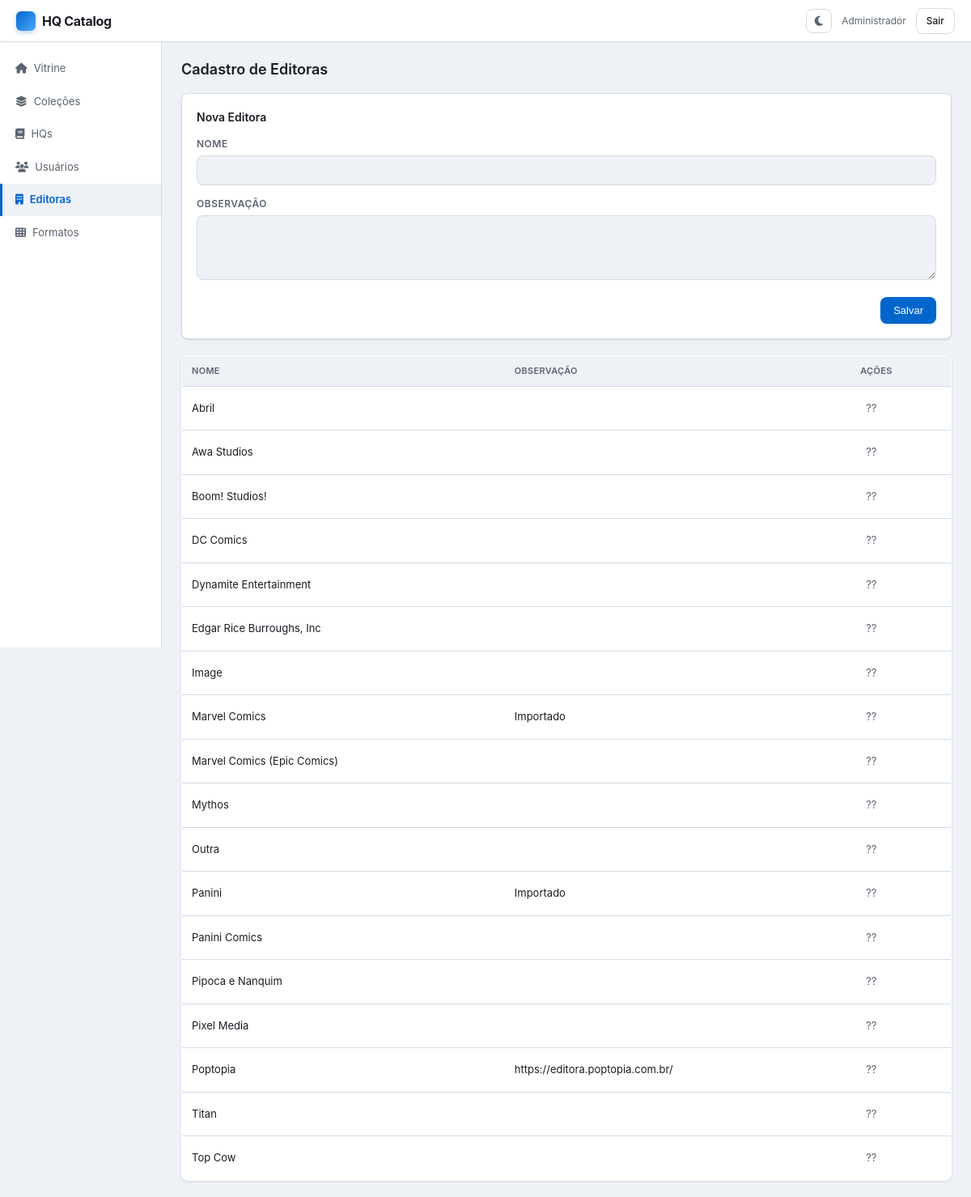
Screenshot of /editoras.php (signed in) with the database file from the repository.
### tables this page shows
CREATE TABLE editoras (
            id INTEGER PRIMARY KEY AUTOINCREMENT,
            nome TEXT UNIQUE NOT NULL,
            observacao TEXT DEFAULT '',
            created_at DATETIME DEFAULT CURRENT_TIMESTAMP
        );

### editoras.php (the view, shortened to what this page needs)
<?php
$db = getDB();
$editoras = $db->query("SELECT * FROM editoras ORDER BY nome")->fetchAll();
$edit = null;
?>
<!DOCTYPE html>
<html lang="pt-BR">
<head>
    <link rel="stylesheet" href="style.css">
    <link rel="stylesheet" href="https://cdnjs.cloudflare.com/ajax/libs/font-awesome/6.5.1/css/all.min.css">
</head>
<body>
    <?php include 'header.php'; ?>
    <main class="main-content">
        <div class="page-header"><h2>Cadastro de Editoras</h2></div>
        <div class="form-section">
            <h3><?= $edit ? 'Editar' : 'Nova' ?> Editora</h3>
            <form method="POST">
                <div class="form-group"><label>Nome</label><input type="text" name="nome" value="<?= htmlspecialchars($edit['nome'] ?? '') ?>" required></div>
                <div class="form-group"><label>Observação</label><textarea name="observacao" rows="2"><?= htmlspecialchars($edit['observacao'] ?? '') ?></textarea></div>
                <div class="form-actions">
                    <button type="submit" class="btn btn-primary">Salvar</button>
                </div>
            </form>
        </div>
        <table class="data-table" style="margin-top:20px">
            <thead><tr><th>Nome</th><th>Observação</th><th>Ações</th></tr></thead>
            <tbody>
            <?php foreach ($editoras as $e): ?>
                <tr>
                    <td><?= htmlspecialchars($e['nome']) ?></td>
                    <td><?= htmlspecialchars($e['observacao']) ?></td>
                    <td><a href="editoras.php?edit=<?= $e['id'] ?>" class="btn-icon">??</a></td>
                </tr>
            <?php endforeach; ?>
            </tbody>
        </table>
    </main>
</body>
</html>

### style.css (style rules this page uses)
:root { --bg: #eef1f6; --surface: #ffffff; --surface-hover: #f4f6f9; --header-bg: #ffffff; --header-border: #d5dbe3; --text: #1a1d23; --text-secondary: #5a6470; --border: #d5dbe3; --border-strong: #b8c0cc; --primary: #0066cc; --primary-hover: #0052a3; --danger: #cc0000; --success: #00875a; --warning: #d97706; --shadow: 0 1px 3px rgba(0,0,0,0.08), 0 1px 2px rgba(0,0,0,0.05); --shadow-hover: 0 8px 25px rgba(0,0,0,0.15); --overlay: rgba(0,0,0,0.5); --radius: 8px; --transition: 0.2s ease; }
* { margin: 0; padding: 0; box-sizing: border-box; }
body { font-family: -apple-system, BlinkMacSystemFont, 'Segoe UI', Roboto, sans-serif; background: var(--bg); color: var(--text); font-size: 14px; line-height: 1.5; transition: background var(--transition), color var(--transition); }
.form-group { margin-bottom: 14px; }
.form-group label { display: block; margin-bottom: 5px; font-size: 12px; font-weight: 600; color: var(--text-secondary); text-transform: uppercase; letter-spacing: 0.5px; }
.form-group input, .form-group select, .form-group textarea { width: 100%; padding: 10px 12px; border: 1.5px solid var(--border); border-radius: 8px; font-size: 13px; background: var(--bg); color: var(--text); transition: border-color var(--transition), box-shadow var(--transition); }
.form-group textarea { resize: vertical; min-height: 80px; }
.form-actions { display: flex; gap: 8px; justify-content: flex-end; margin-top: 16px; }
.form-section { background: var(--surface); border-radius: var(--radius); padding: 18px; margin-bottom: 16px; border: 1px solid var(--border); box-shadow: var(--shadow); }
.form-section h3 { font-size: 14px; font-weight: 600; margin-bottom: 14px; }
.btn { display: inline-flex; align-items: center; gap: 6px; padding: 9px 16px; border: none; border-radius: 8px; font-size: 13px; font-weight: 500; cursor: pointer; text-decoration: none; transition: all var(--transition); }
.btn-primary { background: var(--primary); color: white; box-shadow: 0 1px 2px rgba(0,102,204,0.2); }
.btn-icon { background: none; border: none; cursor: pointer; padding: 7px; border-radius: 6px; color: var(--text-secondary); text-decoration: none; font-size: 13px; transition: all var(--transition); display: inline-flex; align-items: center; justify-content: center; }
.main-content { flex: 1; margin-left: 200px; padding: 20px 24px; max-width: 1400px; }
.data-table { width: 100%; border-collapse: collapse; background: var(--surface); border-radius: var(--radius); overflow: hidden; border: 1px solid var(--border); box-shadow: var(--shadow); }
.data-table th { background: var(--bg); padding: 10px 12px; text-align: left; font-size: 11px; text-transform: uppercase; color: var(--text-secondary); letter-spacing: 0.3px; font-weight: 600; border-bottom: 1px solid var(--border); }
.data-table td { padding: 10px 12px; border-bottom: 1px solid var(--border); font-size: 13px; }
.data-table tbody tr:last-child td { border-bottom: none; }
.page-header { display: flex; justify-content: space-between; align-items: center; margin-bottom: 16px; }
.page-header h2 { font-size: 18px; font-weight: 600; }

### rows the page displays
editoras: nome "Abril"
editoras: nome "Awa Studios"
editoras: nome "Boom! Studios!"
editoras: nome "DC Comics"
editoras: nome "Dynamite Entertainment"
editoras: nome "Edgar Rice Burroughs, Inc"
editoras: nome "Image"
editoras: nome "Marvel Comics", observacao "Importado"
editoras: nome "Marvel Comics (Epic Comics)"
editoras: nome "Mythos"
editoras: nome "Outra"
editoras: nome "Panini", observacao "Importado"
editoras: nome "Panini Comics"
editoras: nome "Pipoca e Nanquim"
editoras: nome "Pixel Media"
editoras: nome "Poptopia", observacao "https://editora.poptopia.com.br/"
editoras: nome "Titan"
editoras: nome "Top Cow"

### other values shown
$_SESSION['usuario']['nome'] "Administrador"
